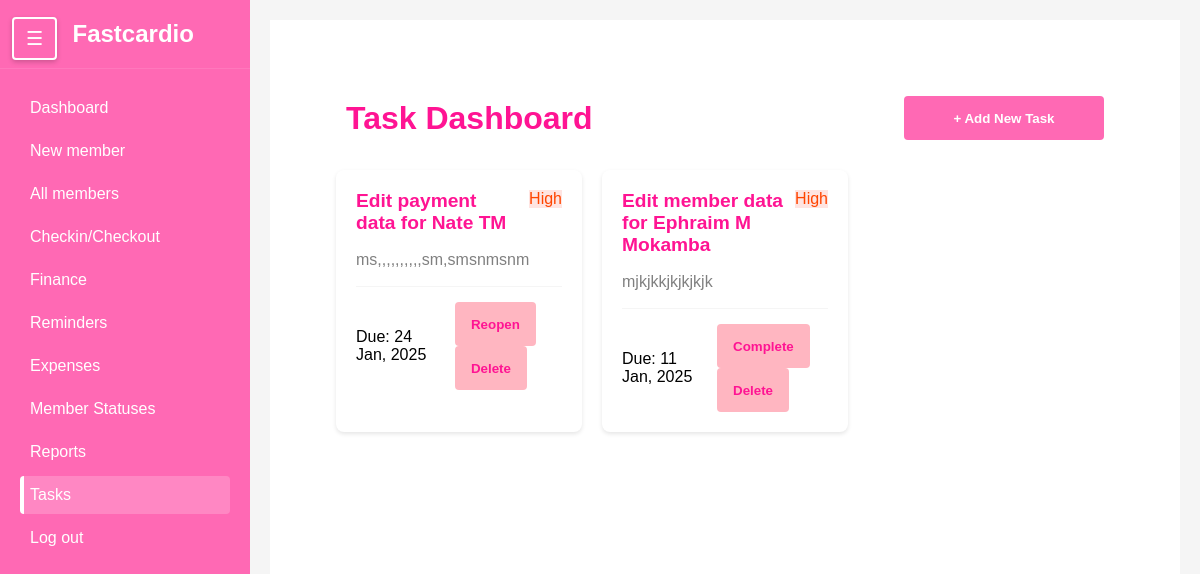
/tasks/, run on the app's committed database.
### members/models.py (models this page shows, shortened)
class Task(models.Model):
    PRIORITY_CHOICES = [
        ('high', 'High'),
        ('medium', 'Medium'),
        ('low', 'Low'),
    ]
    member = models.ForeignKey(Member,on_delete=models.CASCADE)
    title = models.CharField(max_length=200)
    description = models.TextField()
    priority = models.CharField(max_length=10, choices=PRIORITY_CHOICES)
    due_date = models.DateField()
    status = models.CharField(max_length=20, default='pending')
    created_at = models.DateTimeField(auto_now_add=True)
    class Meta:
        ordering = ['-created_at']

class Member(models.Model):
    first_name = models.CharField(max_length=50)
    last_name = models.CharField(max_length=50)
    phone_number = models.CharField(max_length=15)
    date_joined = models.DateTimeField(auto_now_add=True)
    membership_expiry = models.DateField(null=True, blank=True, help_text="Date when the membership expires")
    is_active = models.BooleanField(default=False)
    is_frozen = models.BooleanField(default=False)
    additional_info = models.TextField(blank=True,null=True)
    gender = models.CharField(max_length= 6)
    balance = models.DecimalField(
        max_digits=10,
        decimal_places=2,
        default=0,
        help_text="Positive balance indicates credit, negative indicates debt"
    )
    balance_due_date = models.DateField(null = True, blank=True)

### members/views.py (the view)
# urls.py: path('tasks/', views.tasks, name = "Tasks"),
def tasks(request):
    tasks = Task.objects.all()
    members = Member.objects.all()
    return render(request,'tasks.html',{'tasks':tasks,'members':members})

### members/templates/tasks.html (shortened to what this page needs)
{% extends 'sidebar.html' %}
{% load static %}
{% block extra_styles %}
    <link rel="stylesheet" href="{% static 'tasks.css' %}">
{% endblock %}
{% block content %}
    <div class="container">
        <div class="header">
            <h1>Task Dashboard</h1>
            <button class="add-task-btn" onclick="openModal()">+ Add New Task</button>
        </div>
        <div class="task-grid">
            {% for task in tasks %}
            <div class="task-card">
                <div class="task-header">
                    <h3 class="task-title">Edit {{ task.title }} for {{ task.member.first_name }} {{ task.member.last_name }}</h3>
                    <span class="priority priority-{{ task.priority }}">{{ task.priority|title }}</span>
                </div>
                <p class="task-description">{{ task.description }}</p>
                <div class="task-meta">
                    <span class="task-due">Due: {{ task.due_date|date:"d M, Y" }}</span>
                    <div>
                        <form method="POST" action="{% url 'update_task' task.id %}" style="display: inline;">
                            {% if task.title == 'member data' %}
                            <button  class="action-btn" onclick="window.open('http://127.0.0.1:8000/admin/members/member/{{task.member.id}}/change/', '_blank')">
                                {% if task.status == 'pending' %}Complete{% else %}Reopen{% endif %}
                            </button>
                            {% endif %}
                            {% if task.title == 'payment data' %}
                            <button  class="action-btn" onclick="window.open('http://127.0.0.1:8000/admin/members/paymentdetails/', '_blank')">
                                {% if task.status == 'pending' %}Complete{% else %}Reopen{% endif %}
                            </button>
                            {% endif %}
                        </form>
                        <form method="POST" action="{% url 'delete_task' task.id %}" style="display: inline;">
                            <button class="action-btn">Delete</button>
                        </form>
                    </div>
                </div>
            </div>
            {% endfor %}
        </div>
    </div>
{% endblock %}

### members/static/sidebar.css (style rules this page uses)
* { margin: 0; padding: 0; box-sizing: border-box; }
body { font-family: 'Arial', sans-serif; background-color: #f4f4f4; height: 100%; overflow-x: hidden; }

### members/static/tasks.css (style rules this page uses)
:root { --primary: #FF69B4; --primary-dark: #FF1493; --primary-light: #FFB6C1; --gray-light: #f5f5f5; --gray: #808080; }
* { box-sizing: border-box; margin: 0; padding: 0; }
body { font-family: Arial, sans-serif; margin: 0; padding: 10px; background-color: var(--gray-light); }
.container { width: 100%; max-width: 1200px; margin: 0 auto; padding: 10px; }
.header { display: flex; flex-direction: column; gap: 15px; margin-bottom: 20px; padding: 10px; }
@media (min-width: 768px) { .header { flex-direction: row; justify-content: space-between; align-items: center; } }
@media (min-width: 768px) { body { padding: 20px; } }
h1 { color: var(--primary-dark); font-size: clamp(1.5rem, 4vw, 2rem); }
.add-task-btn { background-color: var(--primary); color: white; border: none; padding: 12px 24px; border-radius: 4px; cursor: pointer; font-weight: bold; width: 100%; max-width: 200px; }
.task-grid { display: grid; grid-template-columns: 1fr; gap: 15px; }
@media (min-width: 640px) { .task-grid { grid-template-columns: repeat(2, 1fr); gap: 20px; } }
@media (min-width: 1024px) { .task-grid { grid-template-columns: repeat(3, 1fr); } }
.task-card { background: white; border-radius: 8px; padding: 15px; box-shadow: 0 2px 4px rgba(0,0,0,0.1); }
@media (min-width: 768px) { .task-card { padding: 20px; } }
.task-header { display: flex; flex-direction: column; gap: 10px; margin-bottom: 15px; }
@media (min-width: 480px) { .task-header { flex-direction: row; justify-content: space-between; align-items: start; } }
.task-title { color: var(--primary-dark); font-size: clamp(1rem, 3vw, 1.2rem); word-break: break-word; }
.task-description { color: var(--gray); margin: 10px 0; line-height: 1.4; font-size: clamp(0.875rem, 2vw, 1rem); }
.task-meta { display: flex; flex-direction: column; gap: 10px; margin-top: 15px; padding-top: 15px; border-top: 1px solid var(--gray-light); }
@media (min-width: 480px) { .task-meta { flex-direction: row; justify-content: space-between; align-items: center; } }
@media (hover: none) { .add-task-btn, .action-btn { padding: 12px 24px; min-height: 44px; } }
.priority-high { background-color: #FFE4E1; color: #FF4500; }
.action-btn { background-color: var(--primary-light); color: var(--primary-dark); border: none; padding: 8px 16px; border-radius: 4px; cursor: pointer; font-weight: bold; }

### data on the page
Task: title "payment data", member.first_name "Nate", member.last_name "TM", priority "High", description "ms,,,,,,,,,,sm,smsnmsnm", due_date "24 Jan, 2025", status "Reopen"
Task: title "member data", member.first_name "Ephraim M", member.last_name "Mokamba", priority "High", description "mjkjkkjkjkjkjk", due_date "11 Jan, 2025", status "Complete"
